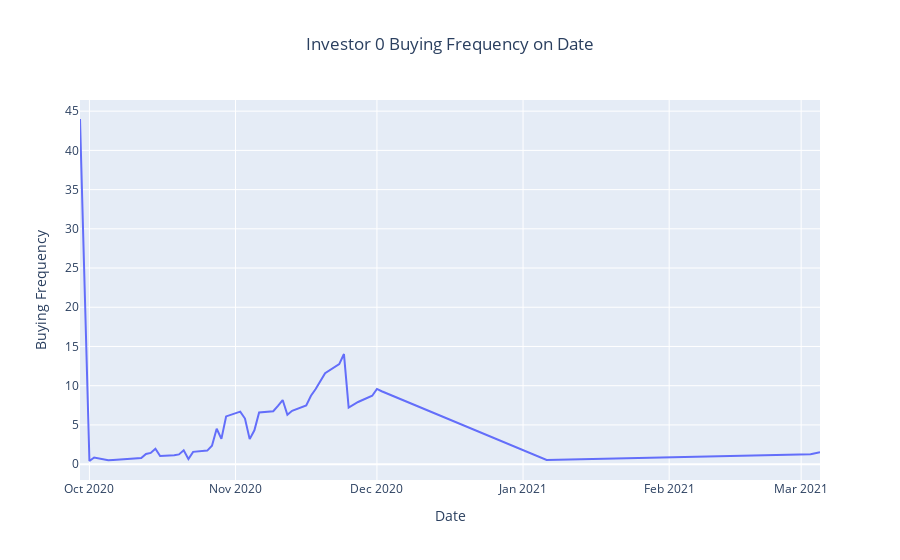
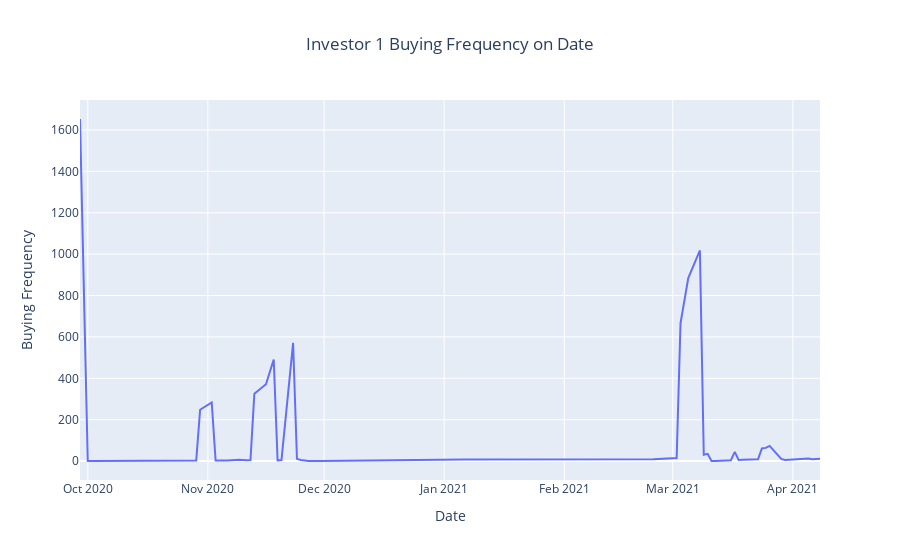
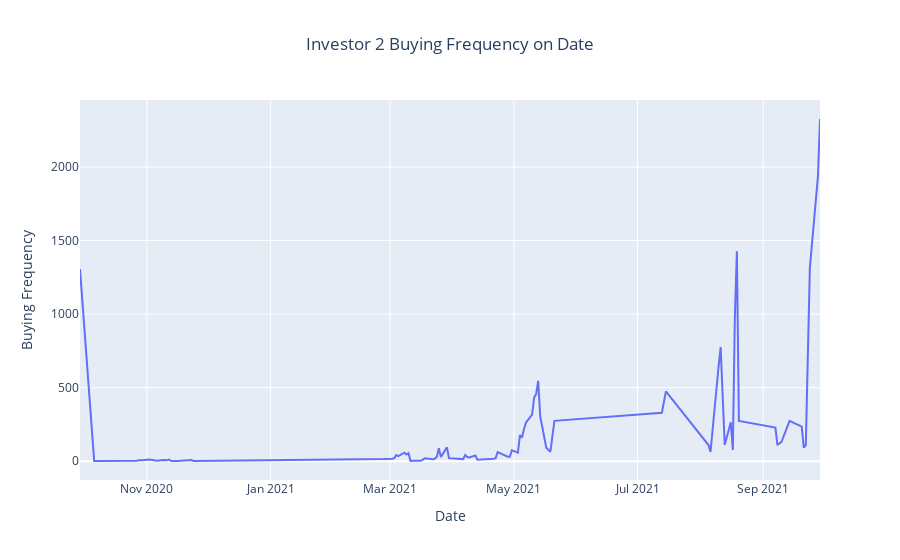
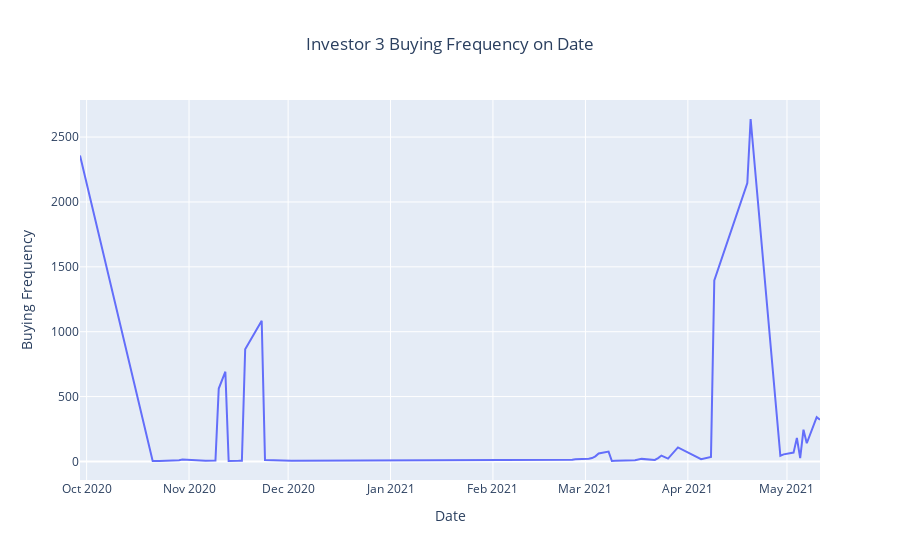

Source (notebook cell) for these figures, in order:
### Markdown cell above
First, I will take a look at the total buying frequencies of each investor.

### Code cell
for i in range(7):    
    inv = data.loc[data['Investor #'] == i]
    inv_grouped = inv.groupby('Transaction Date').sum()
    fig = go.Figure(go.Scatter(x=inv_grouped.index, y=inv_grouped['Quantity']))
    fig.update_layout(
        title={
            'text': f'Investor {i} Buying Frequency on Date',
            'x': 0.5
        },
        xaxis_title='Date',
        yaxis_title='Buying Frequency'
    )
    fig.show()
